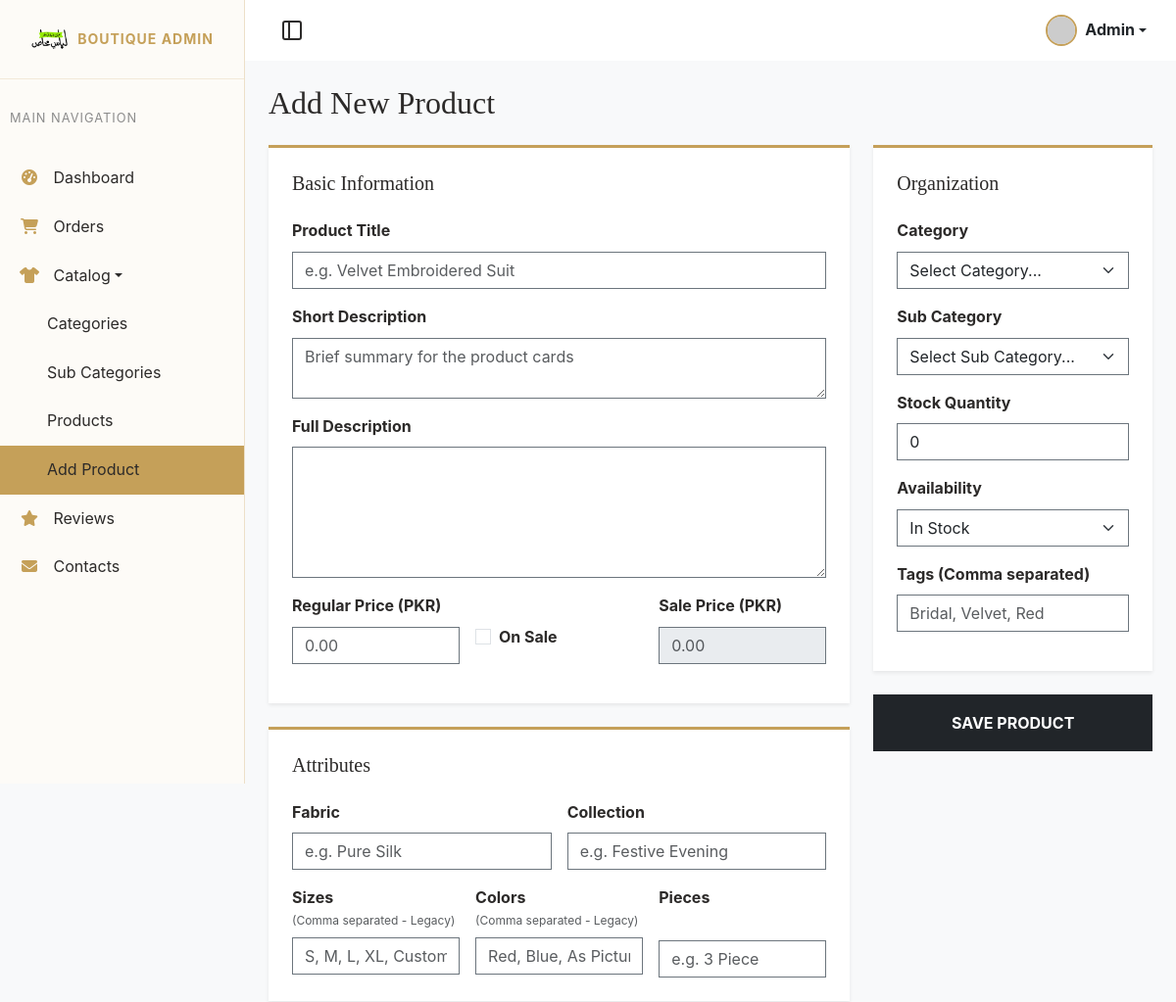
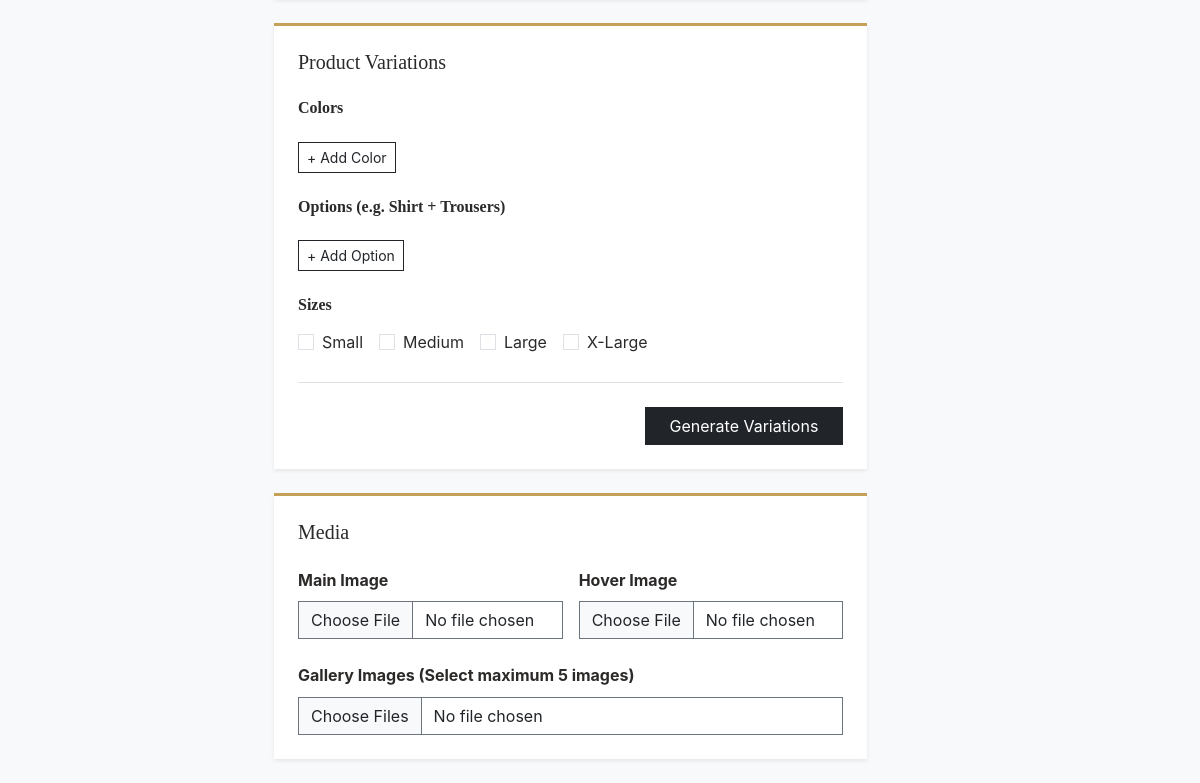
Page /admin/add-product.php (signed in) on the committed database (2 pictures, top to bottom).
### tables this page shows
CREATE TABLE `sizes` (
  `id` int NOT NULL,
  `name` varchar(100) NOT NULL,
  `sort_order` int DEFAULT '0',
  `status` tinyint(1) DEFAULT '1'
);

### admin/add-product.php (the view, shortened to what this page needs)
<?php
require_once('inc/admin-top.php');
$dbSizes = [];
$sizeRes = $conn->query("SELECT * FROM sizes WHERE status = 1 ORDER BY sort_order ASC");
if ($sizeRes) {
    while ($row = $sizeRes->fetch_assoc()) {
        $dbSizes[] = $row;
    }
}
?>
<body>
    <?php
    require_once('inc/admin-sidebar.php');
    ?>
    <div class="admin-content">
        <?php
        require_once('inc/admin-topbar.php');
        ?>
        <div class="container-fluid p-4">
            <h2 class="font-heading mb-4">Add New Product</h2>
            <form id="addProductForm" enctype="multipart/form-data">
                <div class="row font-body">
                    <div class="col-lg-8">
                        <div class="bg-white p-4 shadow-sm border-top border-3 border-gold mb-4 rounded-0">
                            <h5 class="mb-4">Basic Information</h5>
                            <div class="mb-3">
                                <label class="form-label fw-bold">Product Title</label>
                                <input type="text" name="name" class="form-control rounded-0 shadow-none border-secondary" placeholder="e.g. Velvet Embroidered Suit" required>
                            </div>
                            <div class="mb-3">
                                <label class="form-label fw-bold">Short Description</label>
                                <textarea name="shortDescription" class="form-control rounded-0 shadow-none border-secondary" rows="2" placeholder="Brief summary for the product cards"></textarea>
                            </div>
                            <div class="mb-3">
                                <label class="form-label fw-bold">Full Description</label>
                                <textarea id="summernote" name="description" class="form-control rounded-0 shadow-none border-secondary" rows="5"></textarea>
                            </div>
                            <div class="row g-3 mb-3">
                                <div class="col-md-4">
                                    <label class="form-label fw-bold">Regular Price (PKR)</label>
                                    <input type="number" name="price" class="form-control rounded-0 shadow-none border-secondary" placeholder="0.00" required>
                                </div>
                                <div class="col-md-4">
                                    <label class="form-label fw-bold mt-4 pt-2">
                                        <input type="checkbox" name="sale" id="isSale" class="form-check-input me-1 rounded-0"> On Sale
                                    </label>
                                </div>
                                <div class="col-md-4">
                                    <label class="form-label fw-bold">Sale Price (PKR)</label>
                                    <input type="number" name="salePrice" id="salePrice" class="form-control rounded-0 shadow-none border-secondary" placeholder="0.00" disabled>
                                </div>
                            </div>
                        </div>
                        <div class="bg-white p-4 shadow-sm border-top border-3 border-gold mb-4 rounded-0">
                            <h5 class="mb-4">Attributes</h5>
                            <div class="row g-3">
                                <div class="col-md-6">
                                    <label class="form-label fw-bold">Fabric</label>
                                    <input type="text" name="fabric" class="form-control rounded-0 shadow-none border-secondary" placeholder="e.g. Pure Silk">
                                </div>
                                <div class="col-md-6">
                                    <label class="form-label fw-bold">Collection</label>
                                    <input type="text" name="collection" class="form-control rounded-0 shadow-none border-secondary" placeholder="e.g. Festive Evening">
                                </div>
                                <div class="col-md-4">
                                    <label class="form-label fw-bold">Sizes <small class="text-muted fw-normal d-block fs-8">(Comma separated - Legacy)</small></label>
                                    <input type="text" name="sizes" class="form-control rounded-0 shadow-none border-secondary" placeholder="S, M, L, XL, Custom">
                                </div>
                                <div class="col-md-4">
                                    <label class="form-label fw-bold">Colors <small class="text-muted fw-normal d-block fs-8">(Comma separated - Legacy)</small></label>
                                    <input type="text" name="colors" class="form-control rounded-0 shadow-none border-secondary" placeholder="Red, Blue, As Pictured">
                                </div>
                                <div class="col-md-4">
                                    <label class="form-label fw-bold">Pieces <small class="d-block">&nbsp;</small></label>
                                    <input type="text" name="pieces" class="form-control rounded-0 shadow-none border-secondary" placeholder="e.g. 3 Piece">
                                </div>
                            </div>
                        </div>
                        <div class="bg-white p-4 shadow-sm border-top border-3 border-gold mb-4 rounded-0">
                            <h5 class="mb-4">Product Variations</h5>
                            <div class="row g-4">
                                <div class="col-12">
                                    <h6 class="fw-bold">Colors</h6>
                                    <button type="button" id="addColorBtn" class="btn btn-sm btn-outline-dark rounded-0">+ Add Color</button>
                                </div>
                                <div class="col-12">
                                    <h6 class="fw-bold">Options (e.g. Shirt + Trousers)</h6>
                                    <button type="button" id="addOptionBtn" class="btn btn-sm btn-outline-dark rounded-0">+ Add Option</button>
                                </div>
                                <div class="col-12">
                                    <h6 class="fw-bold">Sizes</h6>
                                    <div class="d-flex flex-wrap gap-3">
                                        <?php foreach ($dbSizes as $sz): ?>
                                            <div class="form-check">
                                                <input class="form-check-input var-size-cb rounded-0" type="checkbox" value="<?= $sz['id'] ?>" id="size_<?= $sz['id'] ?>" data-name="<?= htmlspecialchars($sz['name']) ?>">
                                                <label class="form-check-label" for="size_<?= $sz['id'] ?>">
                                                    <?= htmlspecialchars($sz['name']) ?>
                                                </label>
                                            </div>
                                        <?php endforeach; ?>
                                    </div>
                                </div>
                            </div>
                            <div class="mt-4 border-top pt-4 text-end">
                                <button type="button" id="generateVariationsBtn" class="btn btn-dark rounded-0 px-4">Generate Variations</button>
                            </div>
                        </div>
                        <div class="bg-white p-4 shadow-sm border-top border-3 border-gold rounded-0 mb-4 mb-lg-0">
                            <h5 class="mb-4">Media</h5>
                            <div class="row g-3">
                                <div class="col-md-6">
                                    <label class="form-label fw-bold">Main Image</label>
                                    <input type="file" name="main_image" class="form-control rounded-0 shadow-none border-secondary" accept="image/*" required>
                                </div>
                                <div class="col-md-6">
                                    <label class="form-label fw-bold">Hover Image</label>
                                    <input type="file" name="hover_image" class="form-control rounded-0 shadow-none border-secondary" accept="image/*">
                                </div>
                                <div class="col-12 mt-4">
                                    <label class="form-label fw-bold">Gallery Images (Select maximum 5 images)</label>
                                    <input type="file" name="gallery_images[]" id="gallery_images" class="form-control rounded-0 shadow-none border-secondary" accept="image/*" multiple>
                                </div>
                            </div>
                        </div>
                    </div>
                    <div class="col-lg-4">
                        <div class="bg-white p-4 shadow-sm border-top border-3 border-gold mb-4 rounded-0">
                            <h5 class="mb-4">Organization</h5>
                            <div class="mb-3">
                                <label class="form-label fw-bold">Category</label>
                                <select name="category_id" id="categorySelect" class="form-select rounded-0 shadow-none border-secondary" required>
                                    <option value="">Select Category...</option>
                                </select>
                            </div>
                            <div class="mb-3">
                                <label class="form-label fw-bold">Sub Category</label>
                                <select name="sub_category_id" id="subCategorySelect" class="form-select rounded-0 shadow-none border-secondary" required>
                                    <option value="">Select Sub Category...</option>
                                </select>
                            </div>
                            <div class="mb-3">
                                <label class="form-label fw-bold">Stock Quantity</label>
                                <input type="number" name="stock" class="form-control rounded-0 shadow-none border-secondary" value="0" min="0" required>
                            </div>
                            <div class="mb-3">
                                <label class="form-label fw-bold">Availability</label>
                                <select name="availability" class="form-select rounded-0 shadow-none border-secondary">
                                    <option value="In Stock">In Stock</option>
                                </select>
                            </div>
                            <div class="mb-3">
                                <label class="form-label fw-bold">Tags (Comma separated)</label>
                                <input type="text" name="tags" class="form-control rounded-0 shadow-none border-secondary" placeholder="Bridal, Velvet, Red">
                            </div>
                        </div>
                        <div class="d-grid gap-2">
                            <button type="submit" id="submitBtn" class="btn btn-dark font-body py-3 rounded-0 fw-bold">SAVE PRODUCT</button>
                        </div>
                    </div>
                </div>
            </form>
        </div>
    </div>
</body>
</html>

### css/admin.css (style rules this page uses)
body { background-color: #f8f9fa; }
.admin-content { width: calc(100% - 250px); margin-left: 250px; min-height: 100vh; transition: var(--transition-fast); }

### css/style.css (style rules this page uses)
:root { --color-ivory: #FDFBF7; --color-nude: #E6D5C3; --color-blush: #FADADD; --color-gold: #C5A059; --color-gold-hover: #A88645; --color-warm-gray: #8C8C8C; --color-dark: #2C2A29; --color-white: #FFFFFF; --color-accent-green: #96ed01; --font-heading: 'Cormorant Garamond', serif; --font-body: 'Inter', sans-serif; --transition-fast: 0.2s ease-in-out; --transition-smooth: 0.4s cubic-bezier(0.25, 0.46, 0.45, 0.94); --shadow-subtle: 0 4px 20px rgba(44, 42, 41, 0.05); --shadow-hover: 0 10px 30px rgba(44, 42, 41, 0.1); --border-gold: 1px solid rgba(197, 160, 89, 0.3); }
body { font-family: var(--font-body); background-color: var(--color-ivory); color: var(--color-dark); line-height: 1.6; -webkit-font-smoothing: antialiased; -moz-osx-font-smoothing: grayscale; }
h1, h2, h3, h4, h5, h6 { font-family: var(--font-heading); font-weight: 500; margin-bottom: 1rem; color: var(--color-dark); }
.border-gold { border-color: var(--color-gold) !important; }
.font-heading { font-family: var(--font-heading) !important; }
.font-body { font-family: var(--font-body) !important; }
.fs-8 { font-size: 0.75rem !important; }

### rows in the picture
sizes: name "Small"
sizes: name "Medium"
sizes: name "Large"
sizes: name "X-Large"
